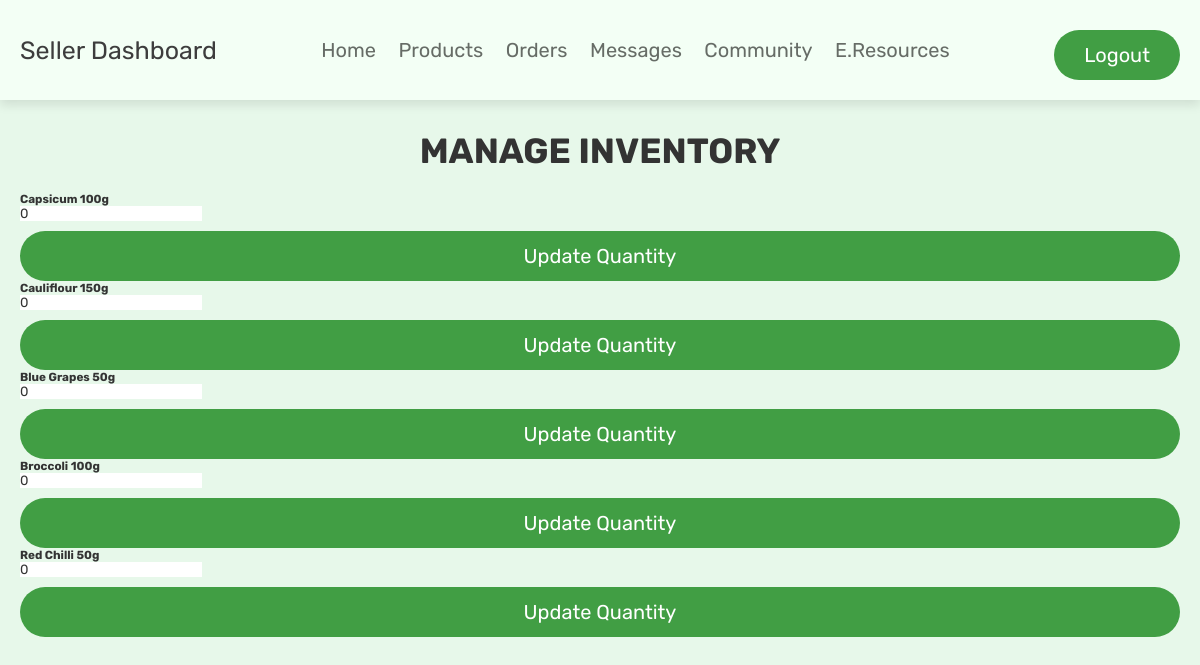
Screenshot of /sinhala/manage_inventory.php (signed in) with the database file from the repository.
### tables this page shows
CREATE TABLE `products` (
  `id` int NOT NULL,
  `name` varchar(100) NOT NULL,
  `category` varchar(20) NOT NULL,
  `details` varchar(500) NOT NULL,
  `price` int NOT NULL,
  `image` varchar(100) NOT NULL,
  `seller_id` int NOT NULL,
  `quantity` int NOT NULL DEFAULT '0',
  `discount` int DEFAULT '0',
  `pre_order` tinyint(1) DEFAULT '0',
  `pre_order_date` date DEFAULT NULL
);

### sinhala/manage_inventory.php (the view, shortened to what this page needs)
<?php
@include '../config.php';
$seller_id = $_COOKIE['seller_id'];
$products = $conn->prepare("SELECT * FROM `products` WHERE `seller_id` = ?");
$products->execute([$seller_id]);
?>
<!DOCTYPE html>
<html lang="en">
<head>
   <link rel="stylesheet" href="../css/admin_style.css">
</head>
<body>
<?php include 'seller_header.php'; ?>
<section class="inventory">
   <h1 class="title">Manage Inventory</h1>
   <form action="" method="post">
      <?php while($product = $products->fetch(PDO::FETCH_ASSOC)){ ?>
         <div class="product">
            <h3><?= $product['name']; ?></h3>
            <input type="number" name="quantity" value="<?= $product['quantity']; ?>" min="0">
            <input type="submit" name="update_inventory" value="Update Quantity" class="btn">
         </div>
      <?php } ?>
   </form>
</section>
</body>
</html>

### css/components.css (style rules this page uses)
:root { --green:#48a54b; --othergreen:#27ae60; --orange:#f39c12; --red:#e74c3c; --black:#333; --logoblack:#3D3D3D; --light-color:#666C66; --white:#fff; --light-bg:#f4f9f5; --mid-green: #ddeedd; --light-gr:#e7f8ea; --header: #f3fff5; --fr-green: #1d311d; --border:.2rem solid var(--fr-green); --box-shadow:0 .5rem 1rem rgba(0,0,0,.1); }
* { font-family: 'Rubik', sans-serif; margin: 0; padding:0; box-sizing: border-box; outline: none; border:none; text-decoration: none; color:var(--black); }
body { background-color: var(--light-gr); }
html { font-size: 62.5%; overflow-x: hidden; scroll-behavior: smooth; scroll-padding-top: 6.5rem; }
section { padding:3rem 2rem; max-width: 1365px; margin:0 auto; }
.btn, .delete-btn, .option-btn { display: block; width: 100%; margin-top: 1rem; border-radius: 5rem; color:var(--white); font-size: 2rem; padding:1.3rem 3rem; text-transform: capitalize; cursor: pointer; text-align: center; }
.btn { background: linear-gradient(to right, #419e44, #419e44, #419e44); }
.title { text-align: center; margin-bottom: 2rem; text-transform: uppercase; color:var(--black); font-size: 3.5rem; }

### rows the page displays
products: name "Capsicum 100g", quantity "0"
products: name "Cauliflour 150g", quantity "0"
products: name "Blue Grapes 50g", quantity "0"
products: name "Broccoli 100g", quantity "0"
products: name "Red Chilli 50g", quantity "0"
